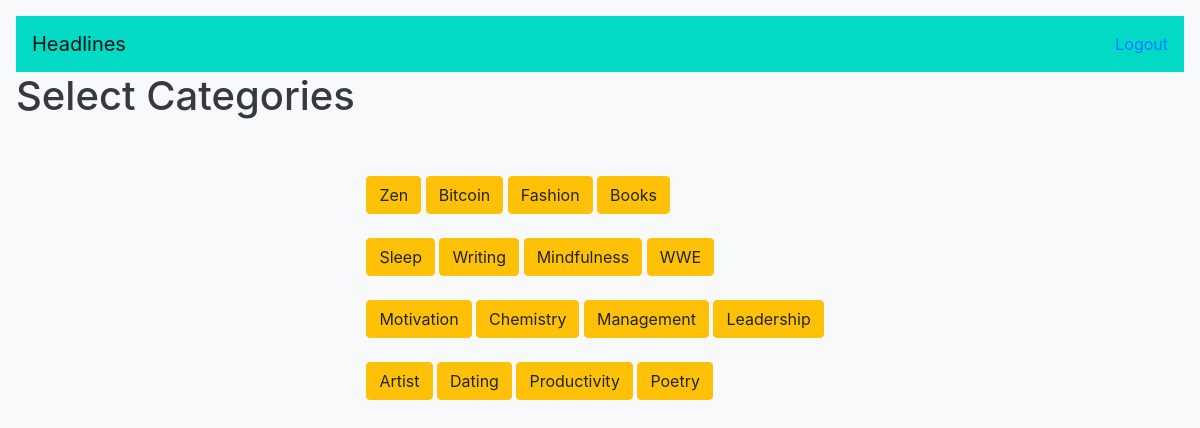
Page /selectCategories on the committed database.
### newsaggregator/models.py (models this page shows)
class Categories(models.Model):
    name = models.CharField(max_length=64)
    def __str__(c):
        return c.name

### newsaggregator/views.py (the view)
# urls.py: path('selectCategories',views.selectCategories_view,name="selectCategories"),
def selectCategories_view(request):
    c = Categories.objects.all()
    ucat = []
    ul = UsersList.objects.filter(username = request.user.username)
    print(ul)
    for u in ul:
        uc  = u.categories.all()
        for i in uc:
            ucat.append(i.name)
    print(c)
    print(ucat)
    context = {
    "categories":c,
    "ucat":ucat
    }
    return render(request, "newsaggregator/selectCategories.html",context)

### newsaggregator/templates/newsaggregator/selectCategories.html (shortened to what this page needs)
{% extends "newsaggregator/base.html" %}
{% block body %}
<h1>Select Categories</h1>
<br>
<br>
<div style = "margin-left:30%;" class="">
  {% for c in categories %}
      {%  if c.name in ucat %}
      <button type="button" data-cat="{{c.name}}" class="category btn btn-warning">{{c.name}}&#10003;</button>
      {% else %}
      <button type="button" data-cat="{{c.name}}" class="category btn btn-warning">{{c.name}}</button>
      {% endif %}
{% if forloop.counter|divisibleby:4 %}
  <br>
  <br>
  {% endif %}
  {% endfor %}
  {% endblock %}

### newsaggregator/templates/newsaggregator/base.html (shortened to what this page needs)
{% load static %}
<html>
      <head>
          <link rel="stylesheet" href="https://maxcdn.bootstrapcdn.com/bootstrap/4.0.0/css/bootstrap.min.css">
        </head>
      <nav class="navbar navbar-expand-lg navbar-light" style="background-color: #03DAC6;">
  <a class="navbar-brand" href="{% url 'index' %}">Headlines</a>
  <div class="collapse navbar-collapse" id="navbarSupportedContent">
    <ul class="navbar-nav ml-auto">
      <li class="nav-item active">
        <a class="nav-link" href="{% url 'profile' %}">{% block username %}{% endblock %}<span class="sr-only">(current)</span></a>
      </li>
    </ul>
      <ul class="navbar-nav ml-auto">
        <li class="logoutLogin"><a class="logout" href="{% url 'logout' %}">Logout</a></li>
      </ul>
</div>
</nav>
      <body class="p-3 mb-2 bg-light text-dark">
          {% block body %}
          {% endblock %}
      </body>
  </html>

### rows in the picture
Categories: name "Zen"
Categories: name "Bitcoin"
Categories: name "Fashion"
Categories: name "Books"
Categories: name "Sleep"
Categories: name "Writing"
Categories: name "Mindfulness"
Categories: name "WWE"
Categories: name "Motivation"
Categories: name "Chemistry"
Categories: name "Management"
Categories: name "Leadership"
Categories: name "Artist"
Categories: name "Dating"
Categories: name "Productivity"
Categories: name "Poetry"
